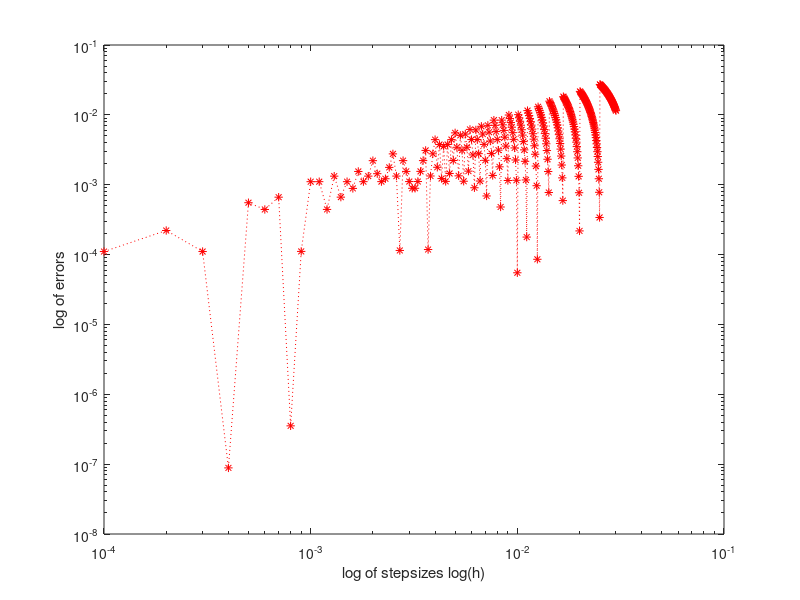

Write MATLAB code to recreate this figure.
clc;
h=[0.0001:0.0001:0.03];
a=0.1;
err=ones(1,300);
k=ones(1,300);
for i=1:300
    x=0;
    
    while(a>=x+h(i))
        k(i)= exp(x)+h(i)*exp(x);
        x=x+h(i);
    end
   
    err(i)=exp(a)-k(i);

end

loglog(h,err,'r:*');
xlabel('log of stepsizes log(h)');
ylabel('log of errors');


%% 

% Local Truncarion error :-
% LTE is error in obtaining f(x) with single application of numerical
% scheme.

% Global Truncation error :-
% GTE is error in obtaining f(x) with multiple application of numerical
% scheme. At each application step the error from last step is added.

% Hence, in obtaining the same f(x) :- LTE < GTE

%%

% True error = abs(x(True)-x(i))
% Current error= abs(x(i)-x(i-1))

%%

% Direct methods ( Direct application )
% ex:- Numerical derivative :-    f'(a)=(f(a+h)-f(a))/h 

% Iterative methods ( until convergence )
% ex:- Heron's Algorithm :- x(i+1)=( x(i) + 2/x(i) )/2

% Step-wise methods ( Until we reach destination )
% ex:- Multi step Taylor's series






